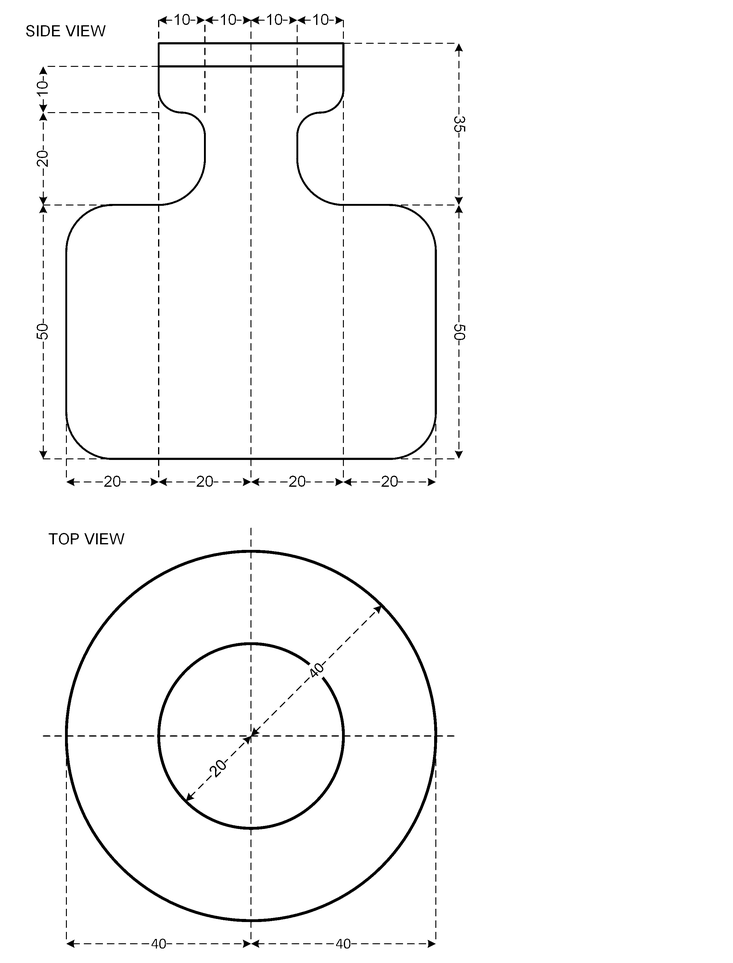
#> input picture real_images/01.png, 733 x 963 px, shrunk from 2379 x 3126 before the run; its folder holds only this picture in this run
$ python region_split.py real_images/01.png
#> lines starting #> are read from the running program, lines starting #| are printed output that depends on the picture; after the words box and inside, x2 and y2 are one past the last pixel; in counts of white or black regions, pixels touching at a corner belong together
"""
도면 영역 분리: 프레임 / 타이틀블록(메타데이터) / 그림 영역
=============================================================
eDOCr 방식 차용:
  1) 프레임: 이미지 크기 대비 70%+ 길이의 수평/수직 장선 → 외곽 테두리
  2) 타이틀블록: 프레임 내부 하단부의 선 밀집(표) 영역
  3) OCR 검출 분류: 타이틀블록 내부/프레임 외부 = meta, 나머지 = drawing

사용법:
  python region_split.py real_images/1.1.png
  python region_split.py real_images/            (폴더 전체)
  # paddle_v2_results/<stem>_v2.json 있으면 검출 분류까지 수행

출력: region_results/<이름>_region.png / _region.json
"""

import sys
import json
from pathlib import Path

import cv2
import numpy as np

OUTPUT_DIR = Path('region_results')
DET_DIR = Path('paddle_v2_results')


def imread_kr(path):
    """한글 경로 대응 이미지 로드"""
    arr = np.fromfile(str(path), np.uint8)
    return cv2.imdecode(arr, cv2.IMREAD_COLOR)


def find_long_lines(binary, min_len, max_gap=8):
    """
    HoughLinesP로 장선 검출 (미세 기울기 허용 — 스캔 기울기 대응).
    반환: (h_segs, v_segs)  각 원소 (x1,y1,x2,y2,length)
    """
    lines = cv2.HoughLinesP(binary, 1, np.pi / 180, threshold=100,
                            minLineLength=int(min_len), maxLineGap=max_gap)
    h_segs, v_segs = [], []
    if lines is None:
        return h_segs, v_segs
    for x1, y1, x2, y2 in lines.reshape(-1, 4):
        length = float(np.hypot(x2 - x1, y2 - y1))
        ang = abs(np.degrees(np.arctan2(y2 - y1, x2 - x1)))
        if ang < 5 or ang > 175:          # 수평 (±5도)
            h_segs.append((int(x1), int(y1), int(x2), int(y2), length))
        elif 85 < ang < 95:               # 수직 (±5도)
            v_segs.append((int(x1), int(y1), int(x2), int(y2), length))
    return h_segs, v_segs


def detect_frame(binary, w, h):
    """
    외곽 프레임 검출: 이미지 60%+ 길이의 수평/수직 장선 중
    최외곽 위치의 것들로 테두리 사각형 추정.
    실패 시 이미지 전체 반환.
    """
    # 블러/노이즈로 약해진 테두리 보강
    fat = cv2.dilate(binary, np.ones((3, 3), np.uint8))
    h_segs, v_segs = find_long_lines(fat, min_len=0.6 * w)
    _, v_segs2 = find_long_lines(fat, min_len=0.6 * h)
    v_segs = v_segs + v_segs2

    h_long = [s for s in h_segs if s[4] > 0.6 * w]
    v_long = [s for s in v_segs if s[4] > 0.6 * h]

    if len(h_long) >= 2 and len(v_long) >= 2:
        ys = [(s[1] + s[3]) / 2 for s in h_long]
        xs = [(s[0] + s[2]) / 2 for s in v_long]
        top, bottom = int(min(ys)), int(max(ys))
        left, right = int(min(xs)), int(max(xs))
        if (right - left) > w * 0.5 and (bottom - top) > h * 0.5:
            return (left, top, right, bottom), True
    return (0, 0, w - 1, h - 1), False


# [78 lines left out: functions detect_titleblock, detect_titleblock_right, not called in this run]


def split_regions(image_path):
    img = imread_kr(image_path)
#> in imread_kr, returned value is the input picture: shape (963, 733, 3); min 0, max 255, mean 249.7
    h, w = img.shape[:2]
    gray = cv2.cvtColor(img, cv2.COLOR_BGR2GRAY)
    _, binary = cv2.threshold(gray, 0, 255,
                              cv2.THRESH_BINARY_INV + cv2.THRESH_OTSU)

    frame, frame_found = detect_frame(binary, w, h)
    # 타이틀블록은 프레임 있는 도면에만 존재 — 오검출 방지
    # 하단형 우선, 없으면 우측 기둥형 시도
    titleblock = None
    if frame_found:
        titleblock = detect_titleblock(binary, frame, w, h)
        if titleblock is None:
            titleblock = detect_titleblock_right(binary, frame, w, h)

    return img, frame, frame_found, titleblock


# [10 lines left out: function classify_point, not called in this run]


def process(image_path):
    img, frame, frame_found, titleblock = split_regions(image_path)
#> in split_regions, `_, binary = cv2.threshold(gray, 0, 255, cv2.THRESH_BINARY_INV + cv2.TH..`:
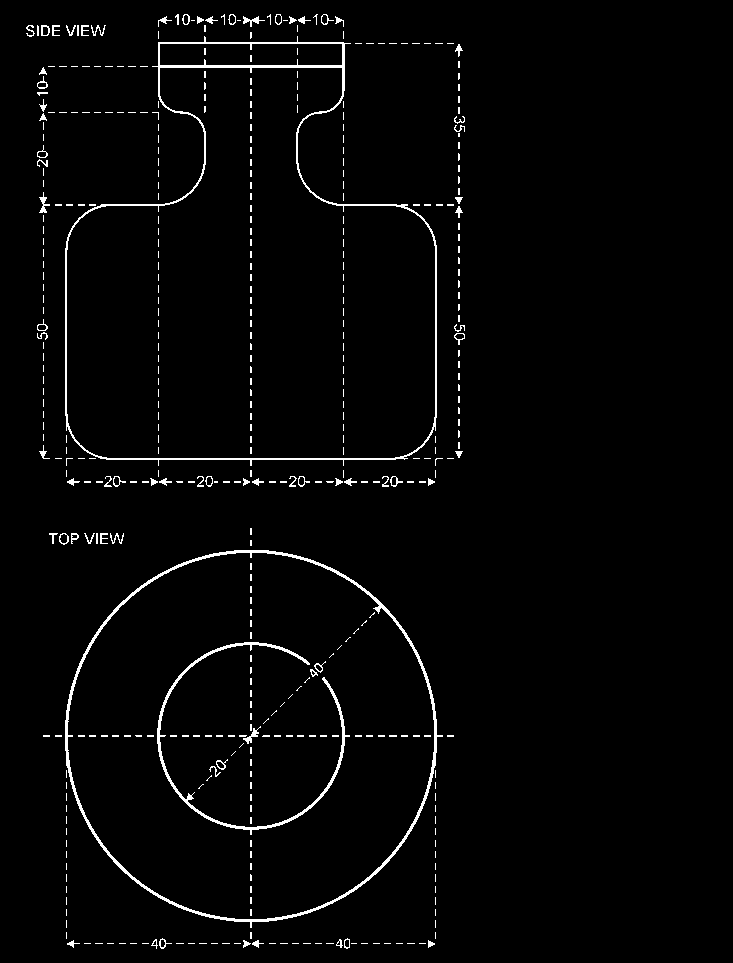
#> binary: shape (963, 733); 2.3% white in thin lines or dots, all inside (x1, y1, x2, y2) = (26, 14, 465, 949)
#> in detect_frame, `fat = cv2.dilate(binary, np.ones((3, 3), np.uint8))`:
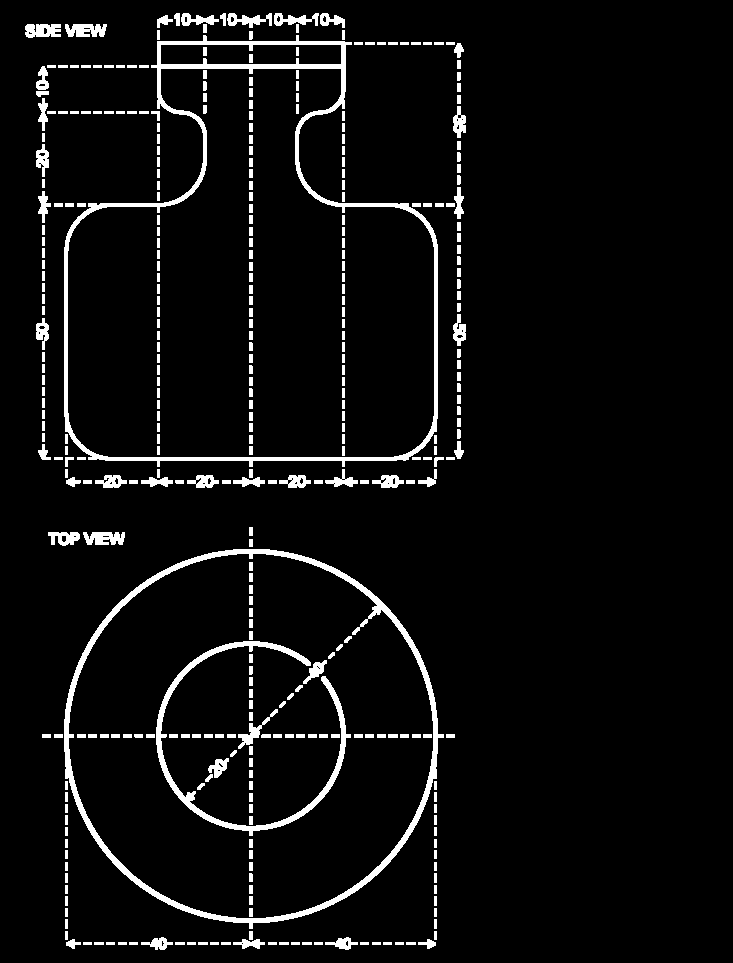
#> fat: shape (963, 733); 5.2% white; 365 white regions, largest, box (x1, y1, x2, y2) and area: (64, 35, 438, 467) 8124, (64, 549, 444, 929) 6835, (156, 641, 351, 836) 3318
#> in find_long_lines, `lines = cv2.HoughLinesP(binary, 1, np.pi / 180, threshold=100, minLine..`: lines = [[251, 483, 251, 18], [249, 483, 249, 18], [250, 483, 250, 18], [252, 483, 252, 18], [343, 483, 343, 19], [342, 483, 342, 18], [159, 483, 159, 18], [344, 483, 344, 19], [158, 483, 158, 19], [157, 483, 157, 19]]
#> the loop in find_long_lines, `for x1, y1, x2, y2 in lines.reshape(-1, 4):` made 10 passes
#> (x1, x2, y2, length) on passes 1 to 8: (251, 251, 18, 465), (249, 249, 18, 465), (250, 250, 18, 465), (252, 252, 18, 465), (343, 343, 19, 464), (342, 342, 18, 465), (159, 159, 18, 465), (344, 344, 19, 464)
#> after the loop in find_long_lines, `for x1, y1, x2, y2 in lines.reshape(-1, 4):`: h_segs = []; v_segs = [(251, 483, 251, 18, 465), (249, 483, 249, 18, 465), (250, 483, 250, 18, 465), (252, 483, 252, 18, 465), (343, 483, 343, 19, 464), (342, 483, 342, 18, 465), (159, 483, 159, 18, 465), (344, 483, 344, 19, 464), (158, 483, 158, 19, 464), (157, 483, 157, 19, 464)]
#> in detect_frame, `h_segs, v_segs = find_long_lines(fat, min_len=0.6 * w)`: h_segs = []
#> in split_regions, `frame, frame_found = detect_frame(binary, w, h)`: frame = (0, 0, 732, 962); frame_found = False
    stem = Path(image_path).stem

    vis = img.copy()
    fx1, fy1, fx2, fy2 = frame
    cv2.rectangle(vis, (fx1, fy1), (fx2, fy2), (0, 180, 0), 3)
    cv2.putText(vis, 'FRAME', (fx1 + 5, fy1 + 30),
                cv2.FONT_HERSHEY_SIMPLEX, 1.0, (0, 180, 0), 2)
    if titleblock:
        tx1, ty1, tx2, ty2 = titleblock
        cv2.rectangle(vis, (tx1, ty1), (tx2, ty2), (255, 0, 0), 3)
        cv2.putText(vis, 'TITLEBLOCK', (tx1 + 5, ty1 - 8),
                    cv2.FONT_HERSHEY_SIMPLEX, 1.0, (255, 0, 0), 2)

    # OCR 검출 결과 있으면 분류 표시
    det_json = DET_DIR / f'{stem}_v2.json'
    n_meta = n_draw = 0
    classified = []
    if det_json.exists():
        with open(det_json, encoding='utf-8') as f:
            data = json.load(f)
        for d in data['detections']:
            xs = [p[0] for p in d['poly']]
            ys = [p[1] for p in d['poly']]
            cx, cy = sum(xs) / len(xs), sum(ys) / len(ys)
            region = classify_point(cx, cy, frame, titleblock)
            d['region'] = region
            classified.append(d)
            color = (0, 0, 255) if region == 'drawing' else (255, 0, 255)
            if region == 'drawing':
                n_draw += 1
            else:
                n_meta += 1
            x1, y1 = int(min(xs)), int(min(ys))
            x2, y2 = int(max(xs)), int(max(ys))
            cv2.rectangle(vis, (x1, y1), (x2, y2), color, 2)

    out_img = OUTPUT_DIR / f'{stem}_region.png'
    cv2.imencode('.png', vis)[1].tofile(str(out_img))

    result = {
        'image': Path(image_path).name,
        'frame': [int(v) for v in frame], 'frame_found': frame_found,
        'titleblock': [int(v) for v in titleblock] if titleblock else None,
        'n_meta': n_meta, 'n_drawing': n_draw,
        'detections': classified,
    }
    with open(OUTPUT_DIR / f'{stem}_region.json', 'w', encoding='utf-8') as f:
        json.dump(result, f, indent=2, ensure_ascii=False, default=int)

    tb_str = 'O' if titleblock else 'X'
    print(f"  {Path(image_path).name}: frame={'O' if frame_found else 'X(전체)'} "
          f"titleblock={tb_str}  meta={n_meta} drawing={n_draw}")
    return result


def main():
    global OUTPUT_DIR, DET_DIR
    argv = sys.argv[1:]
    consumed = set()
    if '--det' in argv:
        i = argv.index('--det')
        DET_DIR = Path(argv[i + 1])
        consumed |= {argv[i], argv[i + 1]}
    if '--out' in argv:
        i = argv.index('--out')
        OUTPUT_DIR = Path(argv[i + 1])
        consumed |= {argv[i], argv[i + 1]}
    args = [a for a in argv if a not in consumed]
    OUTPUT_DIR.mkdir(parents=True, exist_ok=True)
    target = Path(args[0]) if args else Path('real_images')

    if target.is_file():
        images = [target]
    else:
        images = sorted(p for p in target.glob('*.*')
                        if p.suffix.lower() in ('.png', '.jpg', '.jpeg'))

    print(f"영역 분리: {len(images)}장")
    for ip in images:
        try:
            process(ip)
#> in process, `img, frame, frame_found, titleblock = split_regions(image_path)`: frame = (0, 0, 732, 962); frame_found = False
#> in process, `fx1, fy1, fx2, fy2 = frame`: fx1 = 0; fx2 = 732; fy2 = 962
#> in process, `cv2.putText(vis, 'FRAME', (fx1 + 5, fy1 + 30), cv2.FONT_HERSHEY_SIMPLE..`:
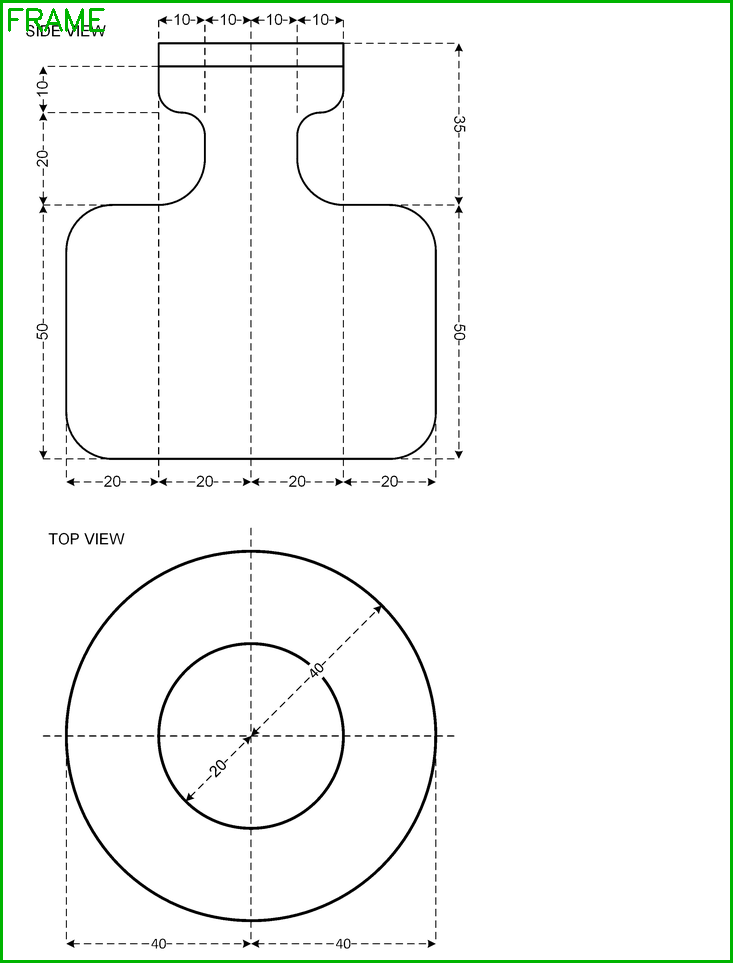
#> vis: shape (963, 733, 3); mean B, G, R 245.8, 248.6, 245.8
#> in process, `tb_str = 'O' if titleblock else 'X'`: tb_str = 'X'
#|   01.png: frame=X(전체) titleblock=X  meta=0 drawing=0
        except Exception as e:
            print(f"  [ERROR] {ip.name}: {e}")

    print("완료.")


if __name__ == '__main__':
    main()

$ run again, on real_images/05.png
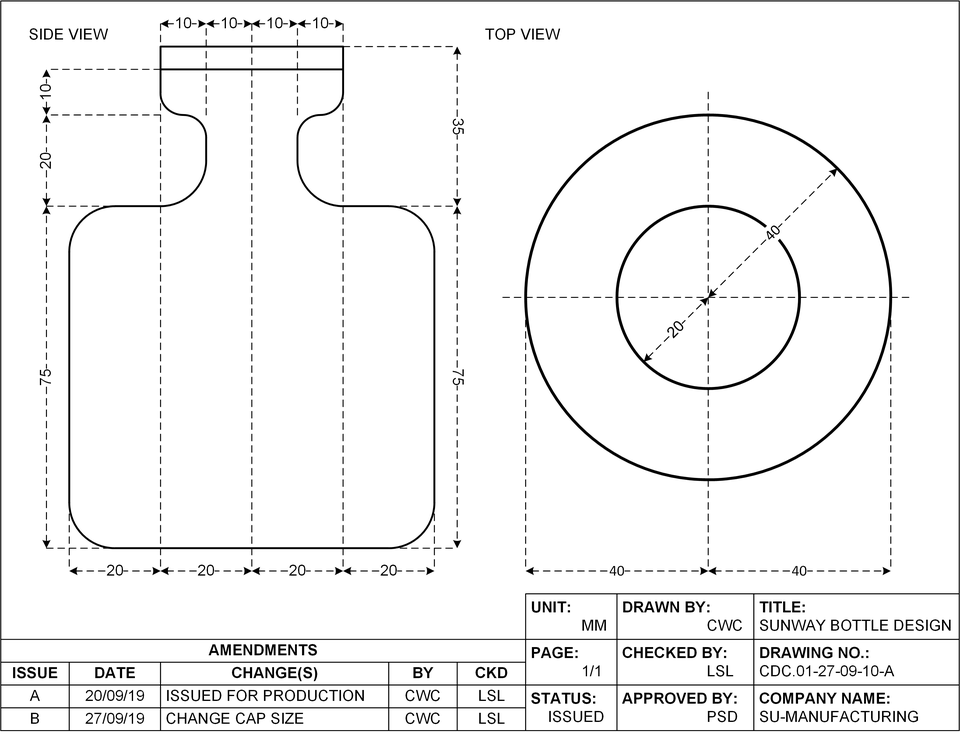
#> input picture real_images/05.png, 960 x 735 px, shrunk from 3153 x 2416 before the run
#> in imread_kr, returned value is the input picture: shape (735, 960, 3); min 0, max 255, mean 243.3
#> in split_regions, `_, binary = cv2.threshold(gray, 0, 255, cv2.THRESH_BINARY_INV + cv2.TH..`:
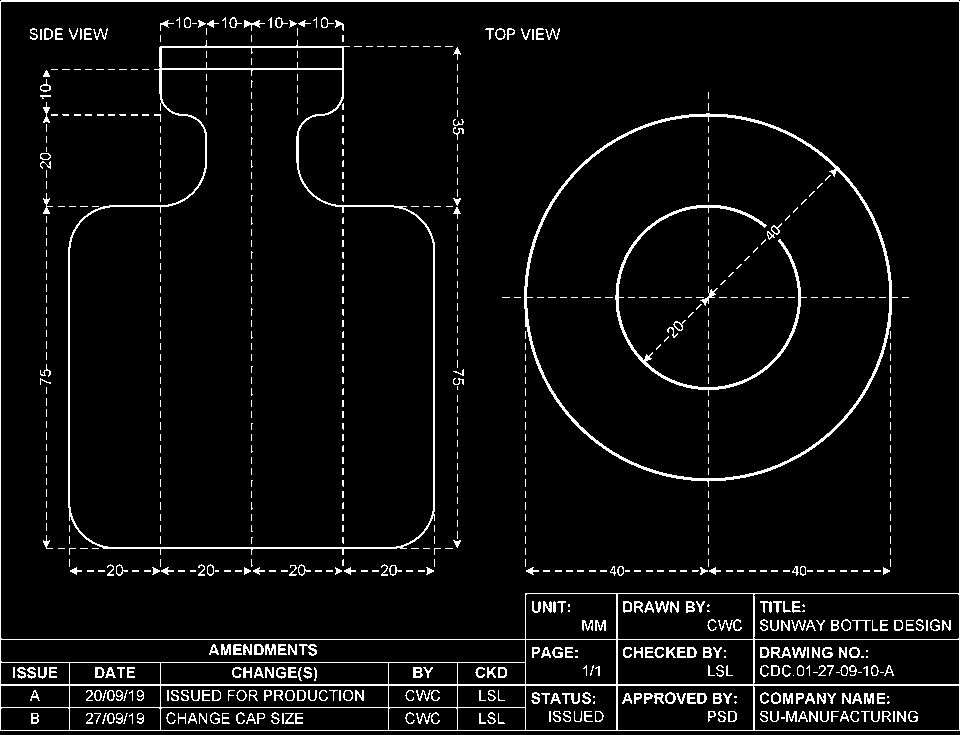
#> binary: shape (735, 960); 5.2% white in thin lines or dots
#> fat: shape (735, 960); 12% white; 484 white regions (4 under 20 px), largest, box (x1, y1, x2, y2) and area: (0, 0, 960, 732) 21894, (67, 39, 436, 556) 8592, (523, 102, 899, 488) 6799
#> lines = 17 rows, first 6: [0, 686, 959, 686], [0, 683, 959, 683], [0, 1, 959, 1], [0, 730, 959, 730], [0, 640, 959, 640], [0, 729, 959, 729]
#> the loop in find_long_lines, `for x1, y1, x2, y2 in lines.reshape(-1, 4):` made 17 passes
#> (x1, y1, x2, y2, length, ang) on passes 1 to 8: (0, 686, 959, 686, 959, 0), (0, 683, 959, 683, 959, 0), (0, 1, 959, 1, 959, 0), (0, 730, 959, 730, 959, 0), (0, 640, 959, 640, 959, 0), (0, 729, 959, 729, 959, 0), (0, 0, 959, 0, 959, 0), (0, 731, 959, 731, 959, 0)
#> after the loop in find_long_lines, `for x1, y1, x2, y2 in lines.reshape(-1, 4):`: h_segs = 13 items, first 6: (0, 686, 959, 686, 959), (0, 683, 959, 683, 959), (0, 1, 959, 1, 959), (0, 730, 959, 730, 959), (0, 640, 959, 640, 959), (0, 729, 959, 729, 959); v_segs = [(0, 728, 0, 3, 725), (958, 728, 958, 3, 725), (1, 728, 1, 3, 725), (959, 728, 959, 3, 725)]
#> lines = 40 rows, first 6: [0, 686, 959, 686], [0, 683, 959, 683], [0, 1, 959, 1], [0, 730, 959, 730], [0, 640, 959, 640], [0, 729, 959, 729]
#> the loop in find_long_lines (call 2), `for x1, y1, x2, y2 in lines.reshape(-1, 4):` made 40 passes
#> v_segs2 = 23 items, first 6: (0, 728, 0, 3, 725), (958, 728, 958, 3, 725), (1, 728, 1, 3, 725), (959, 728, 959, 3, 725), (456, 548, 456, 46, 502), (160, 567, 160, 22, 545)
#> in detect_frame, `v_segs = v_segs + v_segs2`: v_segs = 27 items, first 6: (0, 728, 0, 3, 725), (958, 728, 958, 3, 725), (1, 728, 1, 3, 725), (959, 728, 959, 3, 725), (0, 728, 0, 3, 725), (958, 728, 958, 3, 725)
#> h_long has the same summary as h_segs in find_long_lines
#> v_long has the same summary as v_segs
#> ys = [686, 683, 1, 730, 640, 729, 0, 731, 639, 2, 684, 685, 638]
#> xs = 27 values, max 959 at index 3, min 0 at index 0, mean 373
#> top = 0; bottom = 731
#> left = 0; right = 959
#> in split_regions, `frame, frame_found = detect_frame(binary, w, h)`: frame = (0, 0, 959, 731); frame_found = True
#> in detect_titleblock, `fx1, fy1, fx2, fy2 = frame`: fx1 = 0; fx2 = 959; fy2 = 731
#> fw = 959
#> fh = 731
#> y_start = 548
#> roi: shape (183, 959); 10.8% white in thin lines or dots
#> in detect_titleblock, `h_segs, _ = find_long_lines(roi, min_len=0.25 * fw)`: h_segs = [(0, 91, 958, 91, 958), (0, 182, 958, 182, 958), (0, 136, 958, 136, 958), (0, 137, 958, 137, 958), (526, 22, 889, 22, 363), (0, 114, 525, 114, 525), (0, 159, 525, 159, 525), (526, 23, 889, 23, 363), (525, 45, 958, 45, 433), (46, 0, 452, 0, 406)]
#> cands = [(0, 91, 958, 91, 958), (0, 136, 958, 136, 958), (0, 137, 958, 137, 958), (526, 22, 889, 22, 363), (526, 23, 889, 23, 363), (525, 45, 958, 45, 433)]
#> top_seg = (526, 22, 889, 22, 363)
#> tb_top = 570
#> tb_bottom = 731
#> tb_h = 161
#> tb_left = 526
#> tb_right = 889
#> in split_regions, `titleblock = detect_titleblock(binary, frame, w, h)`: titleblock = (526, 570, 889, 731)
#> in process, `img, frame, frame_found, titleblock = split_regions(image_path)`: frame = (0, 0, 959, 731); frame_found = True; titleblock = (526, 570, 889, 731)
#> in process, `fx1, fy1, fx2, fy2 = frame`: fx1 = 0; fx2 = 959; fy2 = 731
#> tx1 = 526; ty1 = 570; tx2 = 889; ty2 = 731
#> in process, `cv2.putText(vis, 'TITLEBLOCK', (tx1 + 5, ty1 - 8), cv2.FONT_HERSHEY_SI..`:
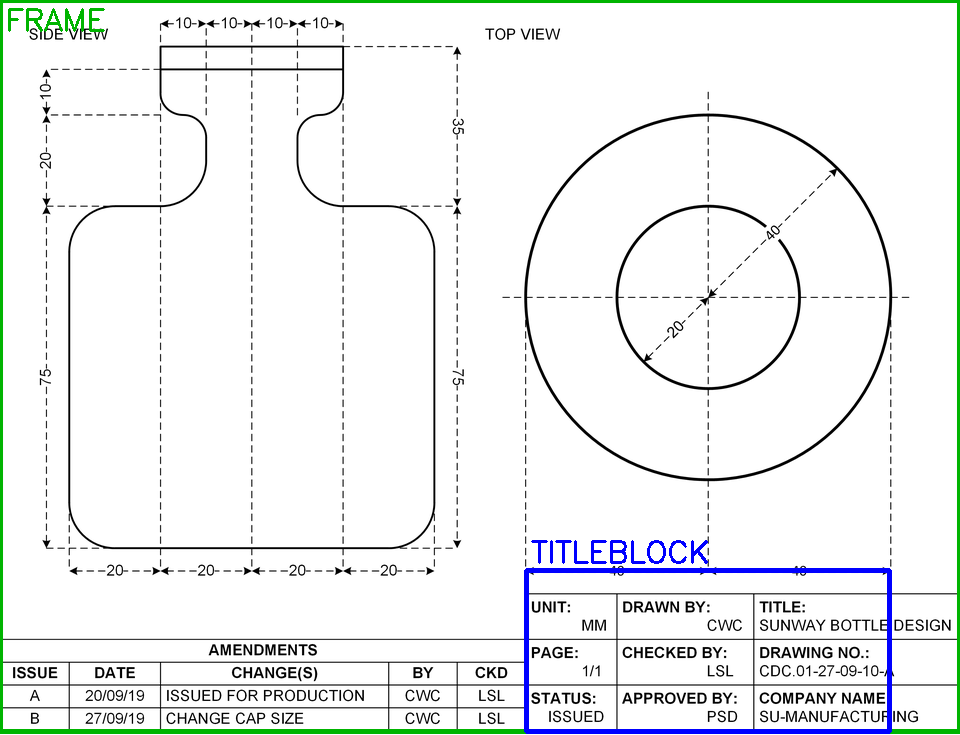
#> vis: shape (735, 960, 3); mean B, G, R 240.8, 241.3, 238.4
#> result = {'image': '05.png', 'frame': [0, 0, 959, 731], 'frame_found': True, 'titleblock': [526, 570, 889, 731], 'n_meta': 0, 'n_drawing': 0, 'detections': []}
#> tb_str = 'O'
#|   05.png: frame=O titleblock=O  meta=0 drawing=0
